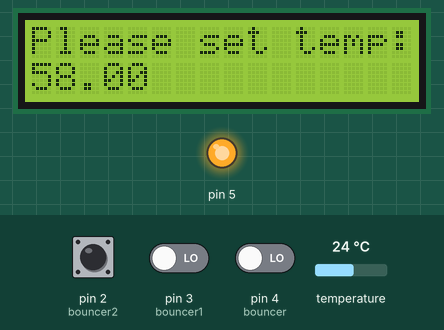
This sketch was run on a simulated Arduino Uno, built with avr-gcc and run on an emulated ATmega328P. Shown: 16×2 character LCD, output pins drawn as LEDs (lit = HIGH). Inputs (shaded band) come from the test bench; at power-on: pin 2 (bouncer2) LOW, temperature 24 °C, pin 3 (bouncer1) LOW, pin 4 (bouncer) LOW.

Above: at 5.4 s.
5.5 s: pin 2 (bouncer2) pulsed HIGH 2 times (0.12 s each, 0.3 s apart)
At 7.6 s:
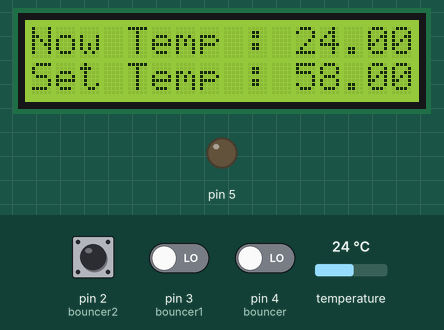
7.9 s: temperature set to 12 °C
At 8.8 s:
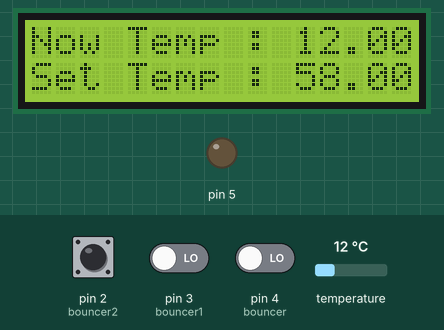
9.5 s: temperature set to 19 °C
At 10.8 s:
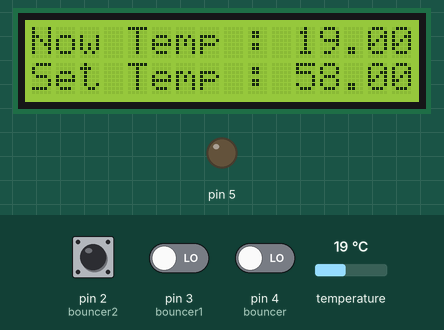
11.1 s: temperature set to 28 °C
At 11.8 s:
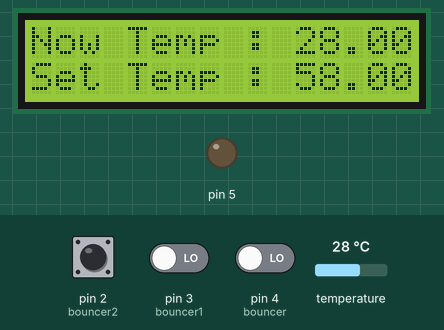
Timing chart, 0 to 13.7 s (numbered marks = the images above; inputs shaded):
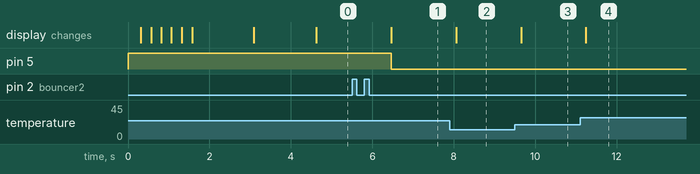

The sketch:

main.ino
```cpp
#include <Bounce.h>  // 消除按鍵彈跳用
#include <Wire.h>    // 設定I2C使用
#include <LiquidCrystal_I2C.h>  // 使用LCD
#include <OneWire.h>            // 感溫線DS18B20
#include <DallasTemperature.h>  // 將數位資料轉換成溫度

float SetTemp = 58.0;       // 起始溫度設定值
int EnterKey = 1;        // 輸入的狀態
int RealyType = 1;       // 繼電器狀態
float CurrTemp = 0.0;    // 目前溫度

// Set the pins on the I2C chip used for LCD connections:
//                    addr, en,rw,rs,d4,d5,d6,d7,bl,blpol
// 設定 LCD I2C 位址
LiquidCrystal_I2C lcd(0x27, 2, 1, 0, 4, 5, 6, 7, 3, POSITIVE);


Bounce bouncer = Bounce(4, 50);     // 增加溫度輸入為pin 4
Bounce bouncer1 = Bounce(3, 50);    // 降低溫度輸入為pin 3
Bounce bouncer2 = Bounce(2, 50);    // 確定輸入為pin 2

// Setup a oneWire instance to communicate with any OneWire devices
// 溫度感測數位資料輸入為pin 6
OneWire oneWire(6);

// Pass our oneWire reference to Dallas Temperature.
// 將oneWire資料做轉換
DallasTemperature sensors(&oneWire);

void setup(){
  pinMode(2, INPUT);      //設定pin 2為輸入腳位
  pinMode(3, INPUT);
  pinMode(4, INPUT);
  pinMode(5, OUTPUT);     //設定pin 5為輸出腳位
  digitalWrite(5, HIGH);    //繼電器一開始輸出為高電位

  lcd.begin(16, 2);      // 初始化 LCD，一行 16 的字元，共 2 行

  // 閃爍三次
  for(int i = 0; i < 3; i++) {
    lcd.backlight();     //開啟背光
    delay(250);          //延遲0.25秒
    lcd.noBacklight();   //關閉背光
    delay(250);
  }
  lcd.backlight();

  // 輸出初始化文字
  lcd.setCursor(0, 0);      // 設定游標位置在第一行行首
  lcd.print("Wellcome");    // LCD顯示預設文字
  delay(1500);
  lcd.setCursor(0, 1);      // 設定游標位置在第二行行首
  lcd.print("made:2018/12/08");
  delay(1500);
  lcd.clear();              // 清除LCD文字

  lcd.setCursor(0, 0);
  lcd.print("Please set temp:");
  lcd.setCursor(0, 1);
  lcd.print(SetTemp);

  sensors.begin();     //初始化感溫線

  while(EnterKey == 1) {     //一直循環,當EnterKey=0跳出
    while(bouncer.update() == true && bouncer.read() == LOW ) {  //判斷按鍵是否按下
      SetTemp+=0.5;              //按一下設定溫度加0.5度
      lcd.clear();
      lcd.setCursor(0, 0);
      lcd.print("Please set temp:");
      lcd.setCursor(0, 1);
      lcd.print(SetTemp);
    }
    while(bouncer1.update() == true && bouncer1.read() == LOW ) {
      SetTemp-=0.5;               //按一下設定溫度減0.5度
      lcd.clear();
      lcd.setCursor(0, 0);
      lcd.print("Please set temp:");
      lcd.setCursor(0, 1);
      lcd.print(SetTemp);
    }
    if(bouncer2.update() == true && bouncer2.read() == LOW ) {
      EnterKey=0;	//輸入完畢
    }
  }
}

void loop(){
  sensors.requestTemperatures();       // 要求獲得溫度資料
  CurrTemp=sensors.getTempCByIndex(0); // 感溫線序號為0,並轉換數位資料

  lcd.setCursor(0, 0);
  lcd.print("Now Temp :");
  lcd.setCursor(11, 0);
  lcd.print(CurrTemp);
  lcd.setCursor(0, 1);
  lcd.print("Set Temp :");
  lcd.setCursor(11, 1);
  lcd.print(SetTemp);

  if(RealyType == 1){
    if (CurrTemp < (SetTemp-0.5)){    //判斷目前溫度是否到下限
      digitalWrite(5, LOW);        //繼電器給于低電壓
      RealyType=0;                 //改變繼電器狀態
    }
  }

  else if(RealyType == 0){
    if (CurrTemp > (SetTemp+0.5)){    //判斷目前溫度是否到上限
      digitalWrite(5, HIGH);
      RealyType=1;
    }
  }
}
```

Measured:
- after the input at 5.5 s, pin 5: HIGH → LOW after 0.97 s; the display: changes after 0.97 s (image 1)
- after the input at 7.9 s, the display: changes after 0.16 s (image 2)
- after the input at 9.5 s, the display: changes after 0.15 s (image 3)
- after the input at 11.1 s, the display: changes after 0.14 s (image 4)
